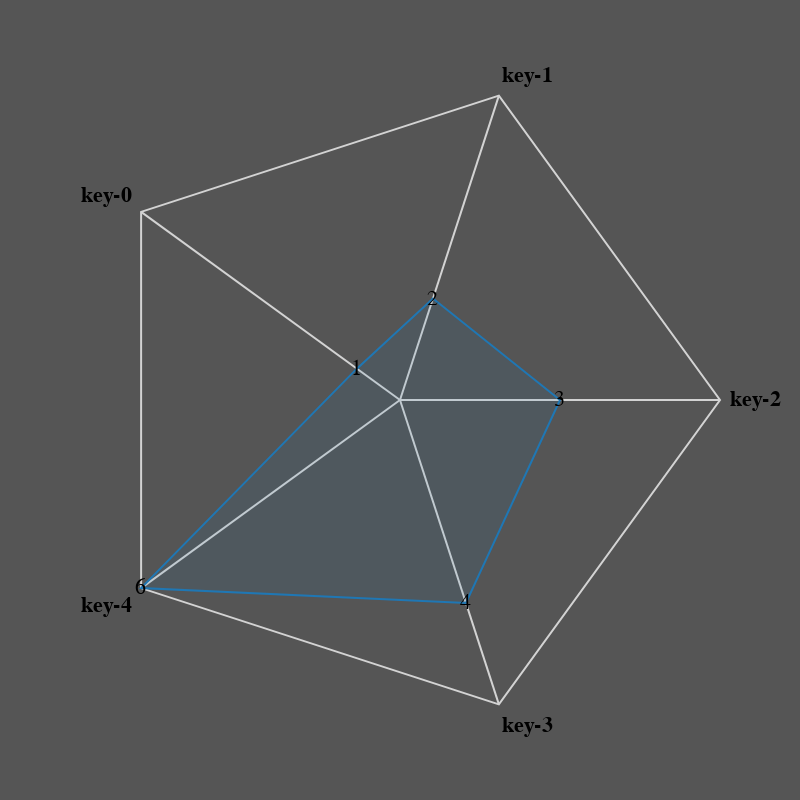

Write a Vega-Lite specification for this figure.
### Vega specification from a JSON file in a GitHub repository (floating-point values rounded to 4 significant figures)
{"$schema": "https://vega.github.io/schema/vega/v5.json", "description": "A radar chart example, showing multiple dimensions in a radial layout.", "width": 400, "height": 400, "padding": 40, "autosize": {"type": "none", "contains": "padding"}, "signals": [{"name": "radius", "update": "width / 2"}], "data": [{"name": "table", "values": [{"key": "key-0", "value": 1, "category": 0}, {"key": "key-1", "value": 2, "category": 0}, {"key": "key-2", "value": 3, "category": 0}, {"key": "key-3", "value": 4, "category": 0}, {"key": "key-4", "value": 6, "category": 0}]}, {"name": "keys", "source": "table", "transform": [{"type": "aggregate", "groupby": ["key"]}]}], "scales": [{"name": "angular", "type": "point", "range": {"signal": "[-PI, PI]"}, "padding": 0.5, "domain": {"data": "table", "field": "key"}}, {"name": "radial", "type": "linear", "range": {"signal": "[0, radius]"}, "zero": true, "nice": false, "domain": {"data": "table", "field": "value"}, "domainMin": 0}, {"name": "color", "type": "ordinal", "domain": {"data": "table", "field": "category"}, "range": {"scheme": "category10"}}], "encode": {"enter": {"x": {"signal": "radius"}, "y": {"signal": "radius"}}}, "marks": [{"type": "group", "name": "categories", "zindex": 1, "from": {"facet": {"data": "table", "name": "facet", "groupby": ["category"]}}, "marks": [{"type": "line", "name": "category-line", "from": {"data": "facet"}, "encode": {"enter": {"interpolate": {"value": "linear-closed"}, "x": {"signal": "scale('radial', datum.value) * cos(scale('angular', datum.key))"}, "y": {"signal": "scale('radial', datum.value) * sin(scale('angular', datum.key))"}, "stroke": {"scale": "color", "field": "category"}, "strokeWidth": {"value": 1}, "fill": {"scale": "color", "field": "category"}, "fillOpacity": {"value": 0.1}}}}, {"type": "text", "name": "value-text", "from": {"data": "category-line"}, "encode": {"enter": {"x": {"signal": "datum.x"}, "y": {"signal": "datum.y"}, "text": {"signal": "datum.datum.value"}, "align": {"value": "center"}, "baseline": {"value": "middle"}, "fill": {"value": "black"}}}}]}, {"type": "rule", "name": "radial-grid", "from": {"data": "keys"}, "zindex": 0, "encode": {"enter": {"x": {"value": 0}, "y": {"value": 0}, "x2": {"signal": "radius * cos(scale('angular', datum.key))"}, "y2": {"signal": "radius * sin(scale('angular', datum.key))"}, "stroke": {"value": "lightgray"}, "strokeWidth": {"value": 1}}}}, {"type": "text", "name": "key-label", "from": {"data": "keys"}, "zindex": 1, "encode": {"enter": {"x": {"signal": "(radius + 5) * cos(scale('angular', datum.key))"}, "y": {"signal": "(radius + 5) * sin(scale('angular', datum.key))"}, "text": {"field": "key"}, "align": [{"test": "abs(scale('angular', datum.key)) > PI / 2", "value": "right"}, {"value": "left"}], "baseline": [{"test": "scale('angular', datum.key) > 0", "value": "top"}, {"test": "scale('angular', datum.key) == 0", "value": "middle"}, {"value": "bottom"}], "fill": {"value": "black"}, "fontWeight": {"value": "bold"}}}}, {"type": "line", "name": "outer-line", "from": {"data": "radial-grid"}, "encode": {"enter": {"interpolate": {"value": "linear-closed"}, "x": {"field": "x2"}, "y": {"field": "y2"}, "stroke": {"value": "lightgray"}, "strokeWidth": {"value": 1}}}}], "config": {"background": "#555", "view": {"stroke": "#888"}, "title": {"color": "#fff", "subtitleColor": "#fff"}, "style": {"guide-label": {"fill": "#fff"}, "guide-title": {"fill": "#fff"}}, "axis": {"domainColor": "#fff", "gridColor": "#779", "tickColor": "#fff"}}}
